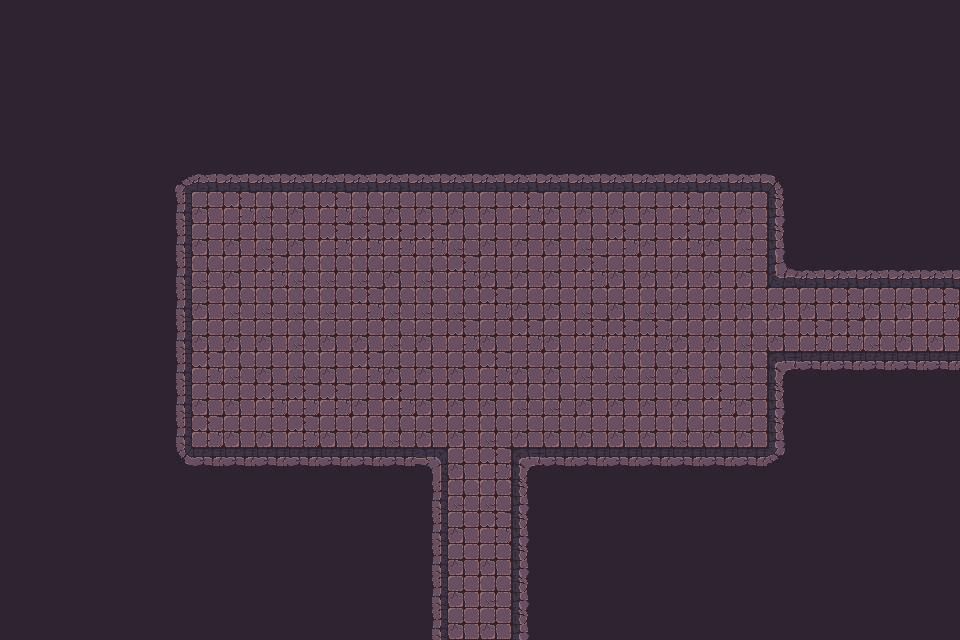

This game map was drawn from its Tiled (.tmx) file and the tilesets committed beside it. A one-line description and the full map source follow:
An orthogonal 30x20 tile map with 32x32 px tiles, 1 tile layer (Tile layer 1), 2 tilesets and 57 objects.

<map version="1.10" tiledversion="1.11.2" orientation="orthogonal" renderorder="right-down" width="30" height="20" tilewidth="32" tileheight="32" infinite="0" nextlayerid="3" nextobjectid="1">
    <tileset firstgid="1" name="Town Tileset" tilewidth="32" tileheight="32" tilecount="64" columns="8">
        <image source="../../../tiles/World H Tileset.png" trans="ff00ff" width="256" height="256" />
        <tile id="4">
            <objectgroup draworder="index" id="2">
                <object id="1" x="0" y="0" width="32" height="32" />
            </objectgroup>
        </tile>
        <tile id="5">
            <objectgroup draworder="index" id="2">
                <object id="1" x="0" y="0" width="32" height="32" />
            </objectgroup>
        </tile>
        <tile id="6">
            <objectgroup draworder="index" id="2">
                <object id="1" x="0" y="0" width="32" height="32" />
            </objectgroup>
        </tile>
        <tile id="7">
            <objectgroup draworder="index" id="2">
                <object id="1" x="0" y="0" width="32" height="32" />
            </objectgroup>
        </tile>
        <tile id="8">
            <objectgroup draworder="index" id="2">
                <object id="1" x="0" y="0" width="32" height="32" />
            </objectgroup>
        </tile>
        <tile id="10">
            <objectgroup draworder="index" id="2">
                <object id="1" x="0" y="32" width="32" height="0" />
            </objectgroup>
        </tile>
        <tile id="11">
            <objectgroup draworder="index" id="2">
                <object id="1" x="0" y="32" width="32" height="0" />
                <object id="2" x="32" y="0" width="0" height="32" />
            </objectgroup>
        </tile>
        <tile id="12">
            <objectgroup draworder="index" id="2">
                <object id="1" x="32" y="0" width="0" height="32" />
            </objectgroup>
        </tile>
        <tile id="13">
            <objectgroup draworder="index" id="2">
                <object id="1" x="0" y="32" width="32" height="0" />
                <object id="2" x="0" y="32" width="32" height="0" />
                <object id="3" x="0" y="0" width="0" height="32" />
            </objectgroup>
        </tile>
        <tile id="14">
            <objectgroup draworder="index" id="2">
                <object id="1" x="0" y="0" width="0" height="32" />
            </objectgroup>
        </tile>
        <tile id="16">
            <objectgroup draworder="index" id="2">
                <object id="1" x="0" y="0" width="32" height="32" />
            </objectgroup>
        </tile>
        <tile id="24">
            <objectgroup draworder="index" id="2">
                <object id="1" x="0" y="0" width="32" height="32" />
            </objectgroup>
        </tile>
    </tileset>
    <tileset firstgid="65" name="Dungeon Crawler Tileset" tilewidth="32" tileheight="32" tilecount="100" columns="10">
        <image source="../../../tiles/Dungeon_Tile.png" trans="" width="320" height="320" />
        <tile id="2">
            <objectgroup draworder="index" id="2">
                <object id="1" x="0" y="0" width="32" height="32" />
            </objectgroup>
        </tile>
        <tile id="3">
            <objectgroup draworder="index" id="2">
                <object id="1" x="0" y="0" width="32" height="32" />
            </objectgroup>
        </tile>
        <tile id="4">
            <objectgroup draworder="index" id="2">
                <object id="1" x="0" y="0" width="32" height="32" />
            </objectgroup>
        </tile>
        <tile id="5">
            <objectgroup draworder="index" id="2">
                <object id="1" x="0" y="0" width="32" height="32" />
            </objectgroup>
        </tile>
        <tile id="6">
            <objectgroup draworder="index" id="2">
                <object id="1" x="0" y="0" width="32" height="32" />
            </objectgroup>
        </tile>
        <tile id="8">
            <objectgroup draworder="index" id="2">
                <object id="1" x="0" y="0" width="32" height="32" />
            </objectgroup>
        </tile>
        <tile id="12">
            <objectgroup draworder="index" id="2">
                <object id="1" x="0" y="0" width="32" height="32" />
            </objectgroup>
        </tile>
        <tile id="13">
            <objectgroup draworder="index" id="2">
                <object id="1" x="0" y="0" width="32" height="32" />
            </objectgroup>
        </tile>
        <tile id="14">
            <objectgroup draworder="index" id="2">
                <object id="1" x="0" y="0" width="32" height="32" />
            </objectgroup>
        </tile>
        <tile id="15">
            <objectgroup draworder="index" id="2">
                <object id="1" x="0" y="0" width="32" height="32" />
            </objectgroup>
        </tile>
        <tile id="16">
            <objectgroup draworder="index" id="2">
                <object id="1" x="0" y="0" width="32" height="32" />
            </objectgroup>
        </tile>
        <tile id="18">
            <objectgroup draworder="index" id="2">
                <object id="1" x="0" y="0" width="32" height="32" />
            </objectgroup>
        </tile>
        <tile id="22">
            <objectgroup draworder="index" id="2">
                <object id="1" x="0" y="0" width="32" height="32" />
            </objectgroup>
        </tile>
        <tile id="23">
            <objectgroup draworder="index" id="2">
                <object id="1" x="0" y="0" width="32" height="32" />
            </objectgroup>
        </tile>
        <tile id="24">
            <objectgroup draworder="index" id="2">
                <object id="1" x="0" y="0" width="32" height="32" />
            </objectgroup>
        </tile>
        <tile id="25">
            <objectgroup draworder="index" id="2">
                <object id="1" x="0" y="0" width="32" height="32" />
            </objectgroup>
        </tile>
        <tile id="26">
            <objectgroup draworder="index" id="2">
                <object id="1" x="0" y="0" width="32" height="32" />
            </objectgroup>
        </tile>
        <tile id="28">
            <objectgroup draworder="index" id="2">
                <object id="1" x="0" y="0" width="32" height="32" />
            </objectgroup>
        </tile>
        <tile id="32">
            <objectgroup draworder="index" id="2">
                <object id="1" x="0" y="0" width="32" height="32" />
            </objectgroup>
        </tile>
        <tile id="33">
            <objectgroup draworder="index" id="2">
                <object id="1" x="0" y="0" width="32" height="32" />
            </objectgroup>
        </tile>
        <tile id="34">
            <objectgroup draworder="index" id="2">
                <object id="1" x="0" y="0" width="32" height="32" />
            </objectgroup>
        </tile>
        <tile id="35">
            <objectgroup draworder="index" id="2">
                <object id="1" x="0" y="0" width="32" height="32" />
            </objectgroup>
        </tile>
        <tile id="36">
            <objectgroup draworder="index" id="2">
                <object id="1" x="0" y="0" width="32" height="32" />
            </objectgroup>
        </tile>
        <tile id="38">
            <objectgroup draworder="index" id="2">
                <object id="1" x="0" y="0" width="32" height="32" />
            </objectgroup>
        </tile>
        <tile id="42">
            <objectgroup draworder="index" id="2">
                <object id="1" x="0" y="0" width="32" height="32" />
            </objectgroup>
        </tile>
        <tile id="43">
            <objectgroup draworder="index" id="2">
                <object id="1" x="0" y="0" width="32" height="32" />
            </objectgroup>
        </tile>
        <tile id="44">
            <objectgroup draworder="index" id="2">
                <object id="1" x="0" y="0" width="32" height="32" />
            </objectgroup>
        </tile>
        <tile id="45">
            <objectgroup draworder="index" id="2">
                <object id="1" x="0" y="0" width="32" height="32" />
            </objectgroup>
        </tile>
        <tile id="46">
            <objectgroup draworder="index" id="2">
                <object id="1" x="0" y="0" width="32" height="32" />
            </objectgroup>
        </tile>
        <tile id="48">
            <objectgroup draworder="index" id="2">
                <object id="1" x="0" y="0" width="32" height="32" />
            </objectgroup>
        </tile>
        <tile id="52">
            <objectgroup draworder="index" id="2">
                <object id="1" x="0" y="0" width="32" height="32" />
            </objectgroup>
        </tile>
        <tile id="53">
            <objectgroup draworder="index" id="2">
                <object id="1" x="0" y="0" width="32" height="32" />
            </objectgroup>
        </tile>
        <tile id="54">
            <objectgroup draworder="index" id="2">
                <object id="1" x="0" y="0" width="32" height="32" />
            </objectgroup>
        </tile>
        <tile id="55">
            <objectgroup draworder="index" id="2">
                <object id="1" x="0" y="0" width="32" height="32" />
            </objectgroup>
        </tile>
        <tile id="56">
            <objectgroup draworder="index" id="2">
                <object id="1" x="0" y="0" width="32" height="32" />
            </objectgroup>
        </tile>
        <tile id="58">
            <objectgroup draworder="index" id="2">
                <object id="1" x="0" y="0" width="32" height="32" />
            </objectgroup>
        </tile>
        <tile id="62">
            <objectgroup draworder="index" id="2">
                <object id="1" x="0" y="0" width="32" height="32" />
            </objectgroup>
        </tile>
        <tile id="63">
            <objectgroup draworder="index" id="2">
                <object id="1" x="0" y="0" width="32" height="32" />
            </objectgroup>
        </tile>
        <tile id="64">
            <objectgroup draworder="index" id="2">
                <object id="1" x="0" y="0" width="32" height="32" />
            </objectgroup>
        </tile>
        <tile id="65">
            <objectgroup draworder="index" id="2">
                <object id="1" x="0" y="0" width="32" height="32" />
            </objectgroup>
        </tile>
        <tile id="66">
            <objectgroup draworder="index" id="2">
                <object id="1" x="0" y="0" width="32" height="32" />
            </objectgroup>
        </tile>
        <tile id="68">
            <objectgroup draworder="index" id="2">
                <object id="1" x="0" y="0" width="32" height="32" />
            </objectgroup>
        </tile>
    </tileset>
    <layer id="1" name="Tile layer 1" width="30" height="20">
        <data encoding="csv">
122,122,122,122,122,122,122,122,122,122,122,122,122,122,122,122,122,122,122,122,122,122,122,122,122,122,122,122,122,122,
122,122,122,122,122,122,122,122,122,122,122,122,122,122,122,122,122,122,122,122,122,122,122,122,122,122,122,122,122,122,
122,122,122,122,122,122,122,122,122,122,122,122,122,122,122,122,122,122,122,122,122,122,122,122,122,122,122,122,122,122,
122,122,122,122,122,122,122,122,122,122,122,122,122,122,122,122,122,122,122,122,122,122,122,122,122,122,122,122,122,122,
122,122,122,122,122,122,122,122,122,122,122,122,122,122,122,122,122,122,122,122,122,122,122,122,122,122,122,122,122,122,
122,122,122,122,122,67,68,68,68,68,68,68,68,68,68,68,68,68,68,68,68,68,68,68,69,122,122,122,122,122,
122,122,122,122,122,77,75,65,66,75,65,66,75,75,75,75,65,75,75,75,75,65,75,75,79,122,122,122,122,122,
122,122,122,122,122,77,75,75,66,75,65,65,65,65,66,75,75,75,66,65,75,65,75,66,79,122,122,122,122,122,
122,122,122,122,122,77,66,75,65,66,66,66,75,66,65,75,75,75,65,75,75,75,75,75,100,68,68,68,68,68,
122,122,122,122,122,77,75,66,66,66,66,65,66,66,66,65,75,75,66,75,66,75,75,75,75,75,65,75,75,65,
122,122,122,122,122,77,75,75,75,66,75,75,66,75,65,75,65,75,65,65,65,75,75,66,75,65,65,66,75,75,
122,122,122,122,122,77,65,66,75,66,75,65,75,75,75,65,75,75,66,66,66,75,66,66,70,88,88,88,88,88,
122,122,122,122,122,77,75,75,65,65,65,75,65,75,75,75,66,66,75,75,75,75,65,75,79,122,122,122,122,122,
122,122,122,122,122,77,65,75,75,65,75,75,66,75,75,66,75,75,75,75,75,66,75,75,79,122,122,122,122,122,
122,122,122,122,122,87,88,88,88,88,88,88,88,73,75,65,70,88,88,88,88,88,88,88,89,122,122,122,122,122,
122,122,122,122,122,122,122,122,122,122,122,122,122,77,66,66,79,122,122,122,122,122,122,122,122,122,122,122,122,122,
122,122,122,122,122,122,122,122,122,122,122,122,122,77,75,65,79,122,122,122,122,122,122,122,122,122,122,122,122,122,
122,122,122,122,122,122,122,122,122,122,122,122,122,77,75,75,79,122,122,122,122,122,122,122,122,122,122,122,122,122,
122,122,122,122,122,122,122,122,122,122,122,122,122,77,75,66,79,122,122,122,122,122,122,122,122,122,122,122,122,122,
122,122,122,122,122,122,122,122,122,122,122,122,122,77,75,75,79,122,122,122,122,122,122,122,122,122,122,122,122,122
        </data>
    </layer>
</map>
